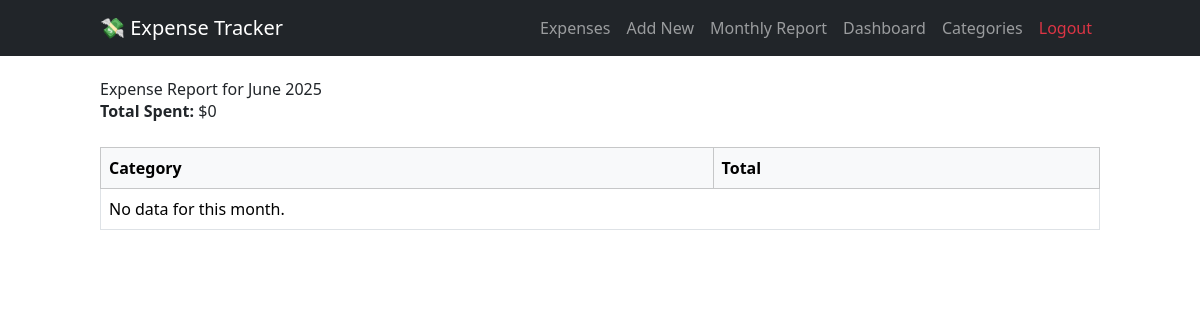
/report/ (signed in), run on an earlier commit of the app's database.
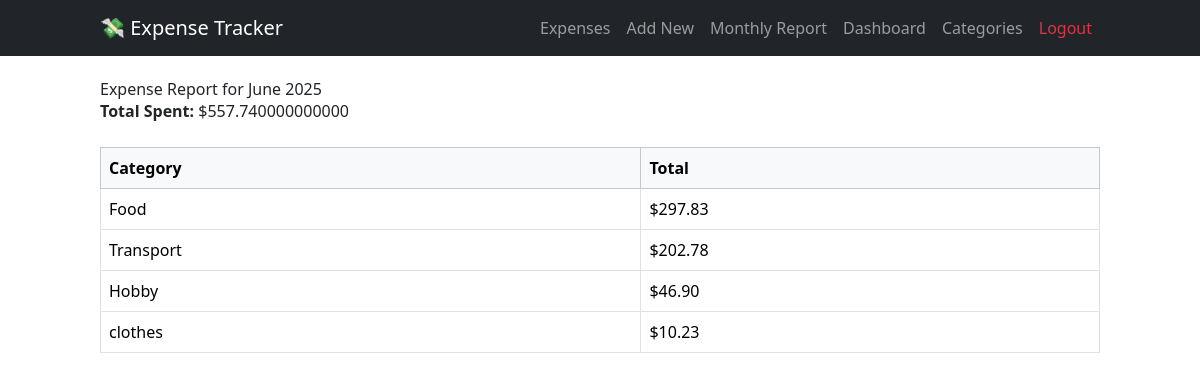
And on a later commit of the database.
### expenses/models.py (models this page shows, shortened)
class Category(models.Model):
    name = models.CharField(max_length=100)
    user = models.ForeignKey(User, on_delete=models.CASCADE)
    class Meta:
        unique_together = ('user', 'name')

### expenses/views.py (the view)
# urls.py: path('report/', views.expense_report, name='expense_report'),
@login_required
def expense_report(request):
    today = date.today()
    this_month_expenses = Expense.objects.filter(
        user=request.user,
        date__month=today.month,
        date__year=today.year
    )
    total_amount = this_month_expenses.aggregate(Sum('amount'))['amount__sum'] or 0
    category_summary = this_month_expenses.values('category__name').annotate(
        total=Sum('amount')
        ).order_by('-total')
    context = {
        'total_amount': total_amount,
        'category_summary': category_summary,
        'month': today.strftime('%B'),
        'year': today.year
    }
    return render(request, 'expenses/expense_report.html', context)

### expenses/templates/expenses/expense_report.html
{% extends 'expenses/base.html' %}
{% block content %}
<div class="mb-4">
  <h2>Expense Report for {{ month }} {{ year }}</h2>
  <p><strong>Total Spent:</strong> ${{ total_amount }}</p>
</div>
<table class="table table-bordered">
  <thead class="table-light">
    <tr>
      <th>Category</th>
      <th>Total</th>
    </tr>
  </thead>
  <tbody>
    {% for item in category_summary %}
    <tr>
      <td>{{ item.category__name }}</td>
      <td>${{ item.total|floatformat:2 }}</td>
    </tr>
    {% empty %}
    <tr><td colspan="2">No data for this month.</td></tr>
    {% endfor %}
  </tbody>
</table>
{% endblock %}

What changed in the data, as far as the page shows it:
now on this page (row unchanged): Category: category__name "Food", total "297.83"
now on this page (row unchanged): Category: category__name "Transport", total "202.78"
added Category: category__name "Hobby", total "46.90"
added Category: category__name "clothes", total "10.23"
Also different on the page:
{{ total_amount }}: "0" → "557.740000000000"
text no longer shown: "No data for this month."
